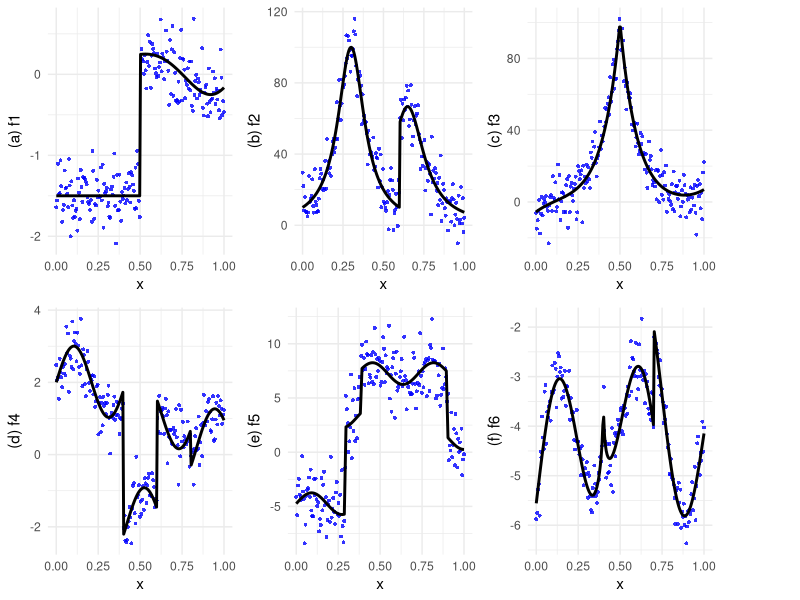

Write R code to recreate this figure.
## functions.R

library(ggplot2)   # test-function panels (geom_point / geom_line)
library(cowplot)   # ggdraw() / draw_plot() to compose the 6-panel figure

WORKING_DIR  <- getwd()
OUTPUT_DIR <- file.path(WORKING_DIR, "OUTPUT", "Simulation")
dir.create(OUTPUT_DIR, showWarnings = FALSE, recursive = TRUE)

# Test functions
# The six piecewise-smooth benchmark functions (f1-f6) compared across
# fitting methods in the paper: each stresses a different kind of local
# irregularity (jump discontinuity, spike/peak, smooth bump, multiple
# jumps, sign-based discontinuities).

# f1: single jump discontinuity at x = 0.5 (flat left of the jump, smooth
# oscillation to the right).
f1 <- function(x) {
  y <- ifelse(x < 0.5, -1.5, 0.25 * sin(x ^ 2 * pi ^ 1.5))
  return(y)
}

# f2: two narrow spikes/peaks (near x = 0.3 and x = 0.65) from the
# 1/(eps + (x-c)^2) terms, joined at x = 0.6.
f2 <- function(x) {
  y <-
    ifelse(x < 0.6, 1 / (0.01 + (x - 0.3) ** 2), 1 / (0.015 + (x - 0.65) **
                                                        2))
  return(y)
}

# f3: smooth, symmetric bump (no discontinuities) - a baseline "easy" case.
f3 <- function(x) {
  y <- 100 / (exp(abs(10 * x - 5))) + ((10 * x - 5) ^ 5) / 500
  return(y)
}

# f4: smooth oscillation with three vertical jumps at x = 0.4, 0.6, 0.8.
f4 <- function(x) {
  y <- sin(15 * x) + 0.3 * x ^ 2

  jump1 <- 0.4
  jump2 <- 0.6
  jump3 <- 0.8

  y[x < jump1] <- y[x < jump1] + 2
  y[x >= jump1 & x < jump2] <- y[x >= jump1 & x < jump2] - 2
  y[x >= jump2 & x < jump3] <- y[x >= jump2 & x < jump3] + 1

  return(y)
}

# f5: oscillation with jumps induced via sign() at specific grid indices
# (x[59], x[78], x[180]) - depends on the length/spacing of x (n = 200
# below), not on fixed x-values.
f5 <- function(x){
      result <- sin(5.5*pi*x) - 4*sign(x[59]-x) -
           2*sign(x[78]-x) +3*sign(x[180]-x)-1.75
      return(result)
}

# f6: oscillation with a jump at x = 0.7 (sign term) plus a non-smooth
# kink at x = 0.4 (fractional-power |x-0.4|^(3/10) term).
f6 <- function(x) {
  result <- 2*sin(4*pi*x)-6*abs(x-0.4)^(3/10)-sign(0.7-x)
  return(result)
}

# Evaluate `func` on grid `x`, then add Gaussian noise scaled so that the
# ratio of signal variance to noise variance equals SNR.
simulate_data <- function(func, x, SNR) {
  f <- func(x)
  sigma<- sqrt(var(f))/SNR
  noise<- rnorm(length(x), mean = 0, sd = sigma)
  y<-f+noise
  data <- data.frame(x=x, y=y, f=f)
  return(data)
}

n<-200
x<-seq(0,1, length=n)
SNR=3
set.seed(123)  # fixed seed -> reproducible noisy samples for the figure

data1<-simulate_data(f1,x,SNR)

p1 <- ggplot() + geom_point(data = data1, aes(x = x, y = y), shape = 16,
      size = 1, col = rgb(0, 0, 1, alpha = 0.8)) +
      geom_line(data = data1, aes(x = x, y = f), color = "black",
      linewidth = 1) + 
      labs(x = "x", y = "(a) f1") + theme_minimal()
  
data2<-simulate_data(f2,x,SNR)
 
p2 <- ggplot() + geom_point(data = data2, aes(x = x, y = y), shape = 16,
      size = 1, col = rgb(0, 0, 1, alpha = 0.8)) +
      geom_line(data = data2, aes(x = x, y = f), color = "black",
      linewidth = 1) + 
      labs(x = "x", y = "(b) f2") +  theme_minimal()


data3<-simulate_data(f3,x,SNR)
 
p3 <- ggplot() + geom_point(data = data3, aes(x = x, y = y), shape = 16,
      size = 1, col = rgb(0, 0, 1, alpha = 0.8)) +
      geom_line(data = data3, aes(x = x, y = f), color = "black",
      linewidth = 1) + 
      labs(x = "x", y = "(c) f3") + theme_minimal()


data4<-simulate_data(f4,x,SNR)
 
p4 <- ggplot() + geom_point(data = data4, aes(x = x, y = y), shape = 16,
      size = 1, col = rgb(0, 0, 1, alpha = 0.8)) +
      geom_line(data = data4, aes(x = x, y = f), color = "black",
      linewidth = 1) + 
      labs(x = "x", y = "(d) f4") + theme_minimal()


data5<-simulate_data(f5,x,SNR)
 
p5 <- ggplot() + geom_point(data = data5, aes(x = x, y = y), shape = 16,
      size = 1, col = rgb(0, 0, 1, alpha = 0.8)) +
      geom_line(data = data5, aes(x = x, y = f), color = "black",
      linewidth = 1) + 
      labs(x = "x", y = "(e) f5") + theme_minimal()


data6<-simulate_data(f6,x,SNR)
 
p6 <- ggplot() + geom_point(data = data6, aes(x = x, y = y), shape = 16,
      size = 1, col = rgb(0, 0, 1, alpha = 0.8)) +
      geom_line(data = data6, aes(x = x, y = f), color = "black",
      linewidth = 1) + 
      labs(x = "x", y = "(f) f6") + theme_minimal()

# -----------------------------------------------------------------------------
# Arrange the six panels (f1-f6) into a single figure and save it to PDF.
# Produces plots of the true and noisy functions used for the simulation.
#
# NOTE: the composed plot must be assigned and then print()-ed to the device.
# When the script is source()-d, auto-printing is off, so writing
# pdf(); ggdraw() + draw_plot(...); dev.off()
# opens the file, draws nothing, and closes it -> an empty PDF that cannot be
# opened. print(combined_plot) forces the figure onto the open pdf() device.
# -----------------------------------------------------------------------------
combined_plot <- ggdraw() +
   draw_plot(p1, x = 0,   y = .5, width = .3, height = .5) +
   draw_plot(p2, x = .3,  y = .5, width = .3, height = .5) +
   draw_plot(p3, x = 0.6, y = .5, width = .3, height = .5) +
   draw_plot(p4, x = 0,   y = 0,  width = .3, height = .5) +
   draw_plot(p5, x = .3,  y = 0,  width = .3, height = .5) +
   draw_plot(p6, x = 0.6, y = 0,  width = .3, height = .5)

out_pdf <- file.path(OUTPUT_DIR, "true_noisy_functions.pdf")
pdf(file = out_pdf, width = 7, height = 5, onefile = TRUE, title = "Simulated examples")
print(combined_plot)
dev.off()
